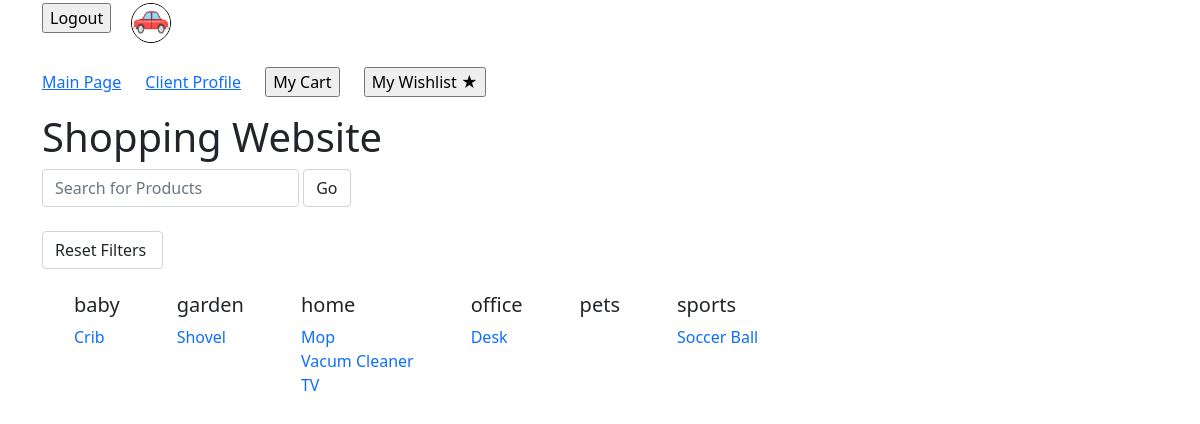
The page /Main/index (signed in) on the database its author committed.
### tables this page shows
CREATE TABLE `category` (
  `name` varchar(100) NOT NULL
);

CREATE TABLE `product` (
  `product_id` int(11) NOT NULL,
  `name` varchar(50) NOT NULL,
  `description` text NOT NULL,
  `price` decimal(10,2) NOT NULL,
  `rating` int(2) NOT NULL,
  `image` varchar(50) NOT NULL DEFAULT 'shoppingCart.png',
  `category_name` varchar(100) NOT NULL,
  `seller_id` int(11) NOT NULL
);

### app/core/App.php (called while the page is built, shortened)
<?php
	class App{
		private $method = 'index';
		public function __construct(){
			$url = self::parseUrl();
			if(isset($url[0])){
				unset($url[0]);
			}
			$this->controller = new $this->controller;
			if(isset($url[1])){
				if(method_exists($this->controller, $url[1])){
					$this->method = $url[1];
				}
				unset($url[1]);
			}
			$this->params = $url ? array_values($url) : [];
			call_user_func_array([$this->controller, $this->method], $this->params);
		}
		private static function parseUrl(){
			if(isset($_GET['url'])){
				return explode('/',
					filter_var(
						rtrim($_GET['url'], '/'),
						FILTER_SANITIZE_URL)
				);
			}
		}
	}

### index.php (called while the page is built, shortened)
<?php
	new \app\core\App();

### app/models/Category.php (called while the page is built, shortened)
<?php
class Category extends \app\core\Model{
	public function getAll(){
		$SQL = 'SELECT * FROM category';
		$STMT = self::$_connection->prepare($SQL);
		$STMT->execute();
		$STMT->setFetchMode(\PDO::FETCH_CLASS, "app\models\Category");
		return $STMT->fetchAll();
	}
}

### app/core/DBConnection.php (called while the page is built, shortened)
<?php
class DBConnection{
	static $connection = null;
	private function __construct(){
		if(self::$connection == null){
			$host = 'localhost';
			$DBname = 'project';
			$user = 'root';
			$password = '';
			self::$connection = new \PDO("mysql:host=$host;dbname=$DBname",$user, $password);
		}
	}
	public static function getInstance(){
		return self::$connection;
	}
}

### app/models/Product.php (called while the page is built, shortened)
<?php
class Product extends \app\core\Model{
	public function getAll(){
		$SQL = 'SELECT * FROM product';
		$STMT = self::$_connection->prepare($SQL);
		$STMT->execute();
		$STMT->setFetchMode(\PDO::FETCH_CLASS, "app\models\Product");
		return $STMT->fetchAll();
	}
}

### app/views/Main/index.php (the view, shortened to what this page needs)
<html>
<head>
<link href="https://cdn.jsdelivr.net/npm/bootstrap@5.1.3/dist/css/bootstrap.min.css" rel="stylesheet">
</head>
<body>
	<div class='container' style='margin-top: 3px;'>
		<h1>Shopping Website</h1>
		<form action='' method='post'>
			<label class='form-label'><input  name="search" placeholder='Search for Products' type="text" class='form-control'/></label>
			<label><input type="submit" name='action' value='Go' class='form-control' /></label>
		</form>
		<label><a style="text-decoration:none;" href="/Main/index"><input type='button' value='Reset Filters ' class='form-control'/></a></label><br><br>
	<?php
		foreach ($data['categories'] as $category){ ?>
			<ul style="float: left; list-style:none; margin-right:25px;">
				<li><h5><?=$category->name?></h5></li>
			<?php foreach ($data['products'] as $product){
				if ($product->category_name == $category->name){ ?>
				<li><a style="text-decoration: none;" href="/Product/details/<?=$product->product_id?>"><?=$product->name ?></a></li>
		<?php	}
			} ?>
			</ul>
<?php	} ?>
	</div>
</body>
</html>

### rows shown on the page
category: name "baby"
product: name "Crib"
category: name "garden"
product: name "Shovel"
category: name "home"
product: name "Mop"
product: name "Vacum Cleaner"
product: name "TV"
category: name "office"
product: name "Desk"
category: name "pets"
category: name "sports"
product: name "Soccer Ball"
